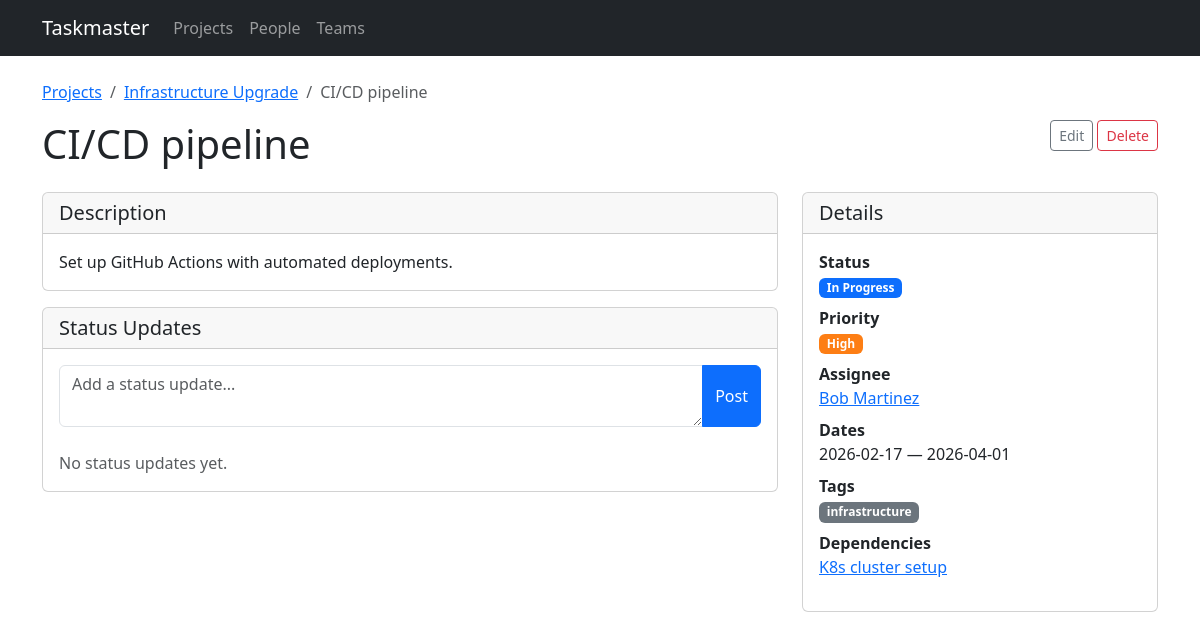
Before: /tasks/16 with the older database file.
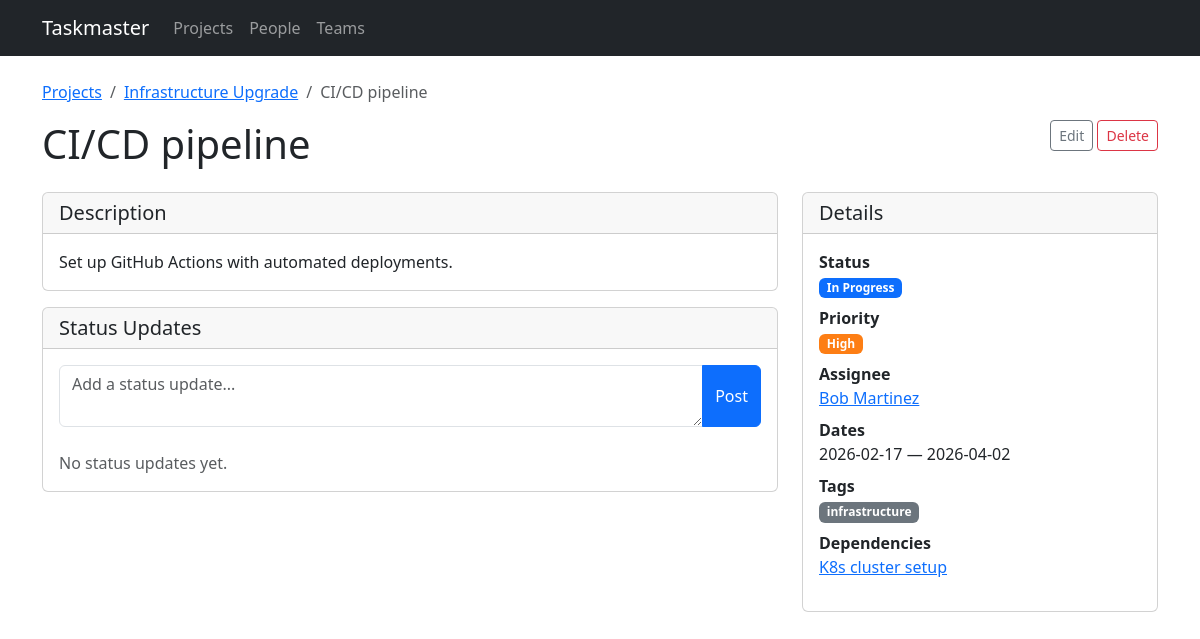
After: the same page with the newer database file.
### models.py (models this page shows, shortened)
class Task(db.Model):
    id = db.Column(db.Integer, primary_key=True)
    title = db.Column(db.String(200), nullable=False)
    description = db.Column(db.Text)
    project_id = db.Column(db.Integer, db.ForeignKey('project.id'), nullable=False)
    assignee_id = db.Column(db.Integer, db.ForeignKey('person.id'))
    start_date = db.Column(db.Date, nullable=False)
    end_date = db.Column(db.Date, nullable=False)
    status = db.Column(db.String(20), default='todo')  # todo, in_progress, done
    priority = db.Column(db.String(20), default='medium')  # low, medium, high, critical
    tags = db.relationship('Tag', secondary=task_tags, backref=db.backref('tasks', lazy=True))
    status_updates = db.relationship('StatusUpdate', backref='task', lazy=True,
                                     order_by='StatusUpdate.created_at.desc()',
                                     cascade='all, delete-orphan')
    dependencies = db.relationship(
        'Task',
        secondary='task_dependency',
        primaryjoin='Task.id == TaskDependency.task_id',
        secondaryjoin='Task.id == TaskDependency.depends_on_id',
        backref=db.backref('dependents', lazy=True),
        lazy=True,
    )

### routes/tasks.py (the view)
@bp.route('/tasks/<int:id>')
def detail(id):
    task = Task.query.get_or_404(id)
    return render_template('tasks/detail.html', task=task)

### templates/tasks/detail.html (shortened to what the changed rows need)
{% extends "base.html" %}
{% block content %}
<nav aria-label="breadcrumb" class="mb-3">
    <ol class="breadcrumb">
        <li class="breadcrumb-item"><a href="{{ url_for('projects.list_projects') }}">Projects</a></li>
        <li class="breadcrumb-item"><a href="{{ url_for('projects.detail', id=task.project.id) }}">{{ task.project.name }}</a></li>
        <li class="breadcrumb-item active">{{ task.title }}</li>
    </ol>
</nav>
<div class="d-flex justify-content-between align-items-start mb-3">
    <h1>{{ task.title }}</h1>
    <div>
        <a href="{{ url_for('tasks.edit_task', id=task.id) }}" class="btn btn-outline-secondary btn-sm">Edit</a>
        <form method="post" action="{{ url_for('tasks.delete_task', id=task.id) }}" class="d-inline"
              onsubmit="return confirm('Delete this task?')">
        </form>
    </div>
</div>
<div class="row g-4">
    <div class="col-md-8">
        {% if task.description %}
        <div class="card mb-3">
            <div class="card-header"><h5 class="mb-0">Description</h5></div>
            <div class="card-body">{{ task.description }}</div>
        </div>
        {% endif %}
    </div>
    <div class="col-md-4">
        <div class="card">
            <div class="card-body">
                <dl>
                    <dt>Status</dt>
                    <dd><span class="badge badge-{{ task.status }}">{{ task.status | replace('_', ' ') | title }}</span></dd>
                    <dt>Priority</dt>
                    <dd><span class="badge badge-{{ task.priority }}">{{ task.priority | title }}</span></dd>
                    <dt>Assignee</dt>
                    <dd>
                        {% if task.assignee %}
                        <a href="{{ url_for('people.detail', id=task.assignee.id) }}">{{ task.assignee.name }}</a>
                        {% else %}
                        <span class="text-muted">Unassigned</span>
                        {% endif %}
                    </dd>
                    <dt>Dates</dt>
                    <dd>{{ task.start_date }} &mdash; {{ task.end_date }}</dd>
                    <dt>Tags</dt>
                    <dd>
                        {% for tag in task.tags %}
                        <span class="badge bg-secondary">{{ tag.name }}</span>
                        {% else %}
                        <span class="text-muted">None</span>
                        {% endfor %}
                    </dd>
                    <dt>Dependencies</dt>
                    <dd>
                        {% for dep in task.dependencies %}
                        <a href="{{ url_for('tasks.detail', id=dep.id) }}" class="d-block">{{ dep.title }}</a>
                        {% else %}
                        <span class="text-muted">None</span>
                        {% endfor %}
                    </dd>
                </dl>
            </div>
        </div>
    </div>
</div>
{% endblock %}

Changed rows visible on the page:
changed Task "CI/CD pipeline": end_date "2026-04-01" → "2026-04-02"
